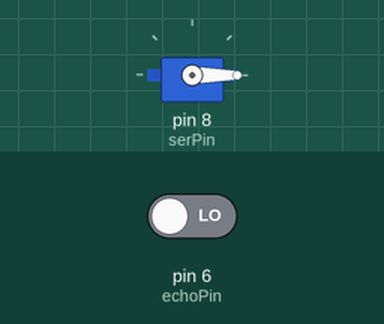
Recording of a sketch running on a simulated Arduino Uno, built with avr-gcc and run on an emulated ATmega328P. Parts: servo. The inputs (shaded band) are chosen by the test bench; at power-on: pin 6 (echoPin) LOW.

Above: at 0.05 s.
Timing chart, 0 to 7.0 s (numbered marks = the images above):
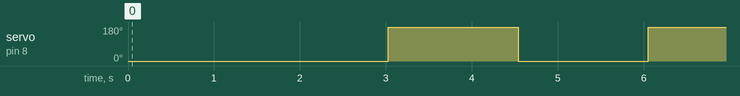

Measured:
- by itself, servo on pin 8 (serPin): alternates 180° for 1.5 s and 0° for 1.5 s

The sketch:

581proj3.ino
```cpp
#include <Servo.h>

Servo ser;

// Defining digital pins for servo
int serPin = 8;
int pos = 0;

// Defining digital pins for ultrasonic sensor
const int trigPin = 5;
const int echoPin = 6;

// Initializing variables for ultrasonic sensor distance
long duration;
int distance;

// Initializing variable for time servo has run after activation
int timer = 0;

// Initializing variables for detecting if servo has been triggered
bool triggered = false;
bool on = false;

/**
 * Setup Code (run once)
 */
void setup() {
  //Setup for ultrasonic sensor
  pinMode(trigPin, OUTPUT);
  pinMode(echoPin, INPUT);

  Serial.begin(9600);

  //Setup for servo
  ser.attach(serPin);
  ser.write(pos);
}

/**
 * Main Code (to run repeatedly)
 */
void loop() {
  // Delay of servo
  delay(500);

  digitalWrite(trigPin, LOW);
  delay(2);
  digitalWrite(trigPin, HIGH);
  delay(10);
  digitalWrite(trigPin, LOW);

  // Calculating the distance between object and ultrasonic sensor
  duration = pulseIn(echoPin, HIGH);
  distance = duration * 0.034 /2;

  // Object is within a certain distance and servo has NOT already been triggered
  if(distance < 15 && triggered == false){
    triggered = true;
  } else{
    triggered = false;
  }

  // Trigger is set to true and servo has not already been turned on
  if(triggered && on == false){
    on = true;
    timer = 0;
    //Serial.println("I'm here");
  }

  // Turn on servo and start timer
  if(on){
    timer ++;
    ser.write(pos);
    if(pos == 0)
     pos = 180;
    else
      pos = 0;
  }

  // turn off servo after 100 seconds
  if(timer >= 200){
    on = false;
    timer = 0;
  }

}
```
